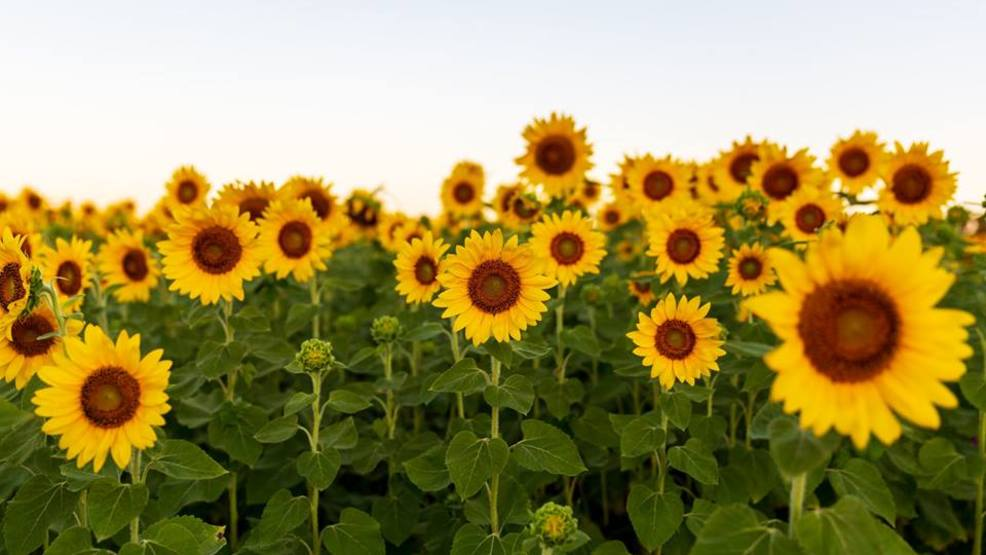
#> input picture Inputs/sunflower_field.jpg, 986 x 555 px
$ python convolve.py
#> lines starting #> are read from the running program, lines starting #| are printed output that depends on the picture
import numpy as np
import matplotlib.pyplot as plt
from PIL import Image
import scipy.ndimage
import scipy.signal
from matplotlib.patches import Circle
import time


def load_image(filepath):
    """Loads an image into a numpy array.
    Note: image will have 3 color channels [r, g, b]."""
    img = Image.open(filepath)
    return (np.asarray(img).astype(float)/255)[:, :, :3]


def get_circ_image(image_size, radius):
    """Create an image of width `image_size` with a circle
    of radius `radius` in its center."""
    assert(image_size % 2 == 1)
    h = (image_size + 1)//2
    d = np.arange(h)
    d = np.concatenate((d[::-1], d[1:]))
    d = d[:, np.newaxis]
    d_sq = d**2 + d.T ** 2
    # Threshold by squared radius
    d_sq = (d_sq <= radius**2).astype(float)
    return d_sq


def get_LoG_filter(kernel_size, sigma):
    kernel = np.zeros((kernel_size, kernel_size))
    for i in range(kernel_size):
        for j in range(kernel_size):
            x = i-kernel_size//2
            y = j-kernel_size//2
            front = (1/(np.pi*(sigma**4)))
            mid = (1-(x**2+y**2)/(2*(sigma**2)))
            back = np.exp(-(x**2+y**2)/(2*(sigma**2)))
            kernel[i,j] = front*mid*back
    kernel = kernel*sigma**2
    return kernel


def plot_circ_features(image, features, ax):
    ax.imshow(image)
    for m in features:
        if len(m) == 0:
            continue
        x, y, sigma = m[0], m[1], m[2]
        radius = sigma*np.sqrt(2)
        cir = Circle((x, y), radius, color='r', fill=False, linewidth=1.5)
        ax.add_artist(cir)


def apply_filter(signal, filt):
    """Apply a filter to an image; wrapper around scipy."""
    return scipy.signal.convolve2d(signal, filt, mode='same')


def get_local_maxima_3D(data, threshold, sigmas, neighborhood_size=5):
    # See: https://stackoverflow.com/a/9113227/3672986
    data_region_max = scipy.ndimage.maximum_filter(data, neighborhood_size)
    maxima = (data == data_region_max)
    data_min = scipy.ndimage.minimum_filter(data, neighborhood_size)
    maxima[data < threshold] = 0

    labeled, num_objects = scipy.ndimage.label(maxima)
    slices = scipy.ndimage.find_objects(labeled)

    features = []
    x, y = [], []
    for dy, dx, dz in slices:
        x_center = int(round((dx.start + dx.stop - 1)/2))
        y_center = int(round((dy.start + dy.stop - 1)/2))
        z_center = int(round((dz.start + dz.stop - 1)/2))
        features.append((x_center, y_center, sigmas[z_center]))
    return features


def compute_multi_scale_features(image, sigmas, threshold, window_size=11):
    response = np.zeros((image.shape[0], image.shape[1], sigmas.size))
    for i, sigma in enumerate(sigmas):
        #LoG_filter = get_LoG_filter(51, sigma)
        LoG_filter = get_LoG_filter(int(6*sigma)+1, sigma) #WARNING: This line causes SIGNIFICANT increase in computation time for large sigma values. The commented line above can replace it for testing, however results will be suboptimal.
        feature_response = apply_filter(image, LoG_filter)
        response[:, :, i] = np.abs(feature_response)
    features = get_local_maxima_3D(response, threshold, sigmas,window_size)
    return features


def time_block(fn, *args, **kwargs):
    t0 = time.perf_counter()
    out = fn(*args, **kwargs)
    t1 = time.perf_counter()
    return out, (t1 - t0)


def main():
    program_start = time.perf_counter()

    im_half_size = 25
    fig = plt.figure()
    sigmas = np.arange(2, 20, 0.1, dtype=np.float32)

    circ_img_a = get_circ_image(2 * im_half_size + 1, radius=12)
    circ_img_b = -get_circ_image(2 * im_half_size + 1, radius=8)
    circ_img = np.concatenate([circ_img_a, circ_img_b], axis=1)

    plot_circ_features(circ_img, [], plt.gca())

    fig = plt.figure(figsize=(8, 8))
    features, compute_time = time_block(compute_multi_scale_features, circ_img, sigmas, threshold=0.01)
    plot_circ_features(circ_img, features, plt.gca())
    plt.title("Detected Features")
    plt.savefig("Outputs/detected_features_circle.png", dpi=300)
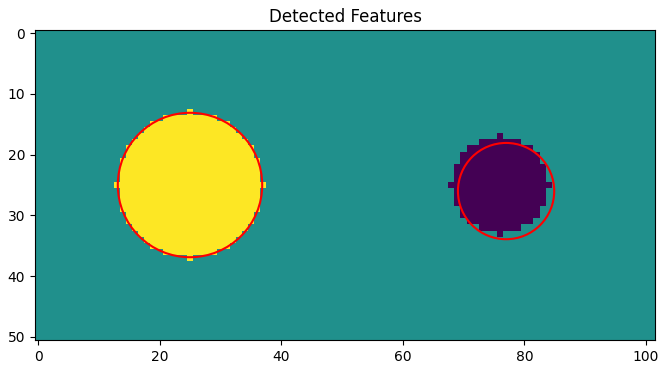
#> figure drawn by matplotlib, 1 panel
    print(f"Compute-only time (img 0, CPU-vectorized): {compute_time:.6f} s")

    img1 = load_image("Inputs/sunflower_field.jpg")[:, :, 0]
#> in load_image, img is the input picture: PIL image 986x555 RGB; mean R, G, B 157.6, 143.6, 83.9
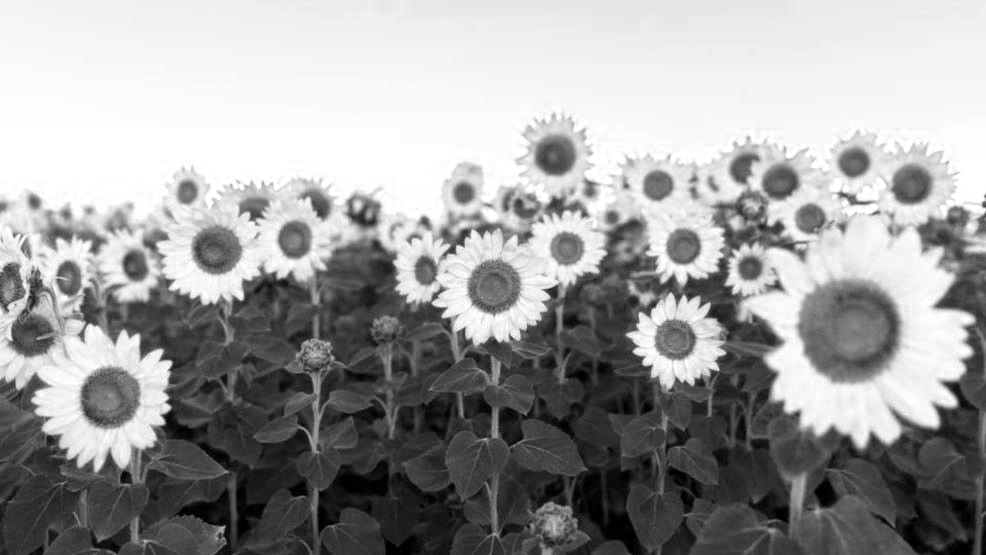
#> img1: shape (555, 986) float64; min 0, max 1, mean 0.618
    fig = plt.figure(figsize=(8, 8))
    sigmas = np.arange(4, 80, 2, dtype=np.float32)
    features, compute_time = time_block(compute_multi_scale_features, img1, sigmas, threshold=0.05)
    plot_circ_features(img1, features, plt.gca())
    plt.title("Detected Features")
    plt.savefig("Outputs/detected_features_sunflower.png", dpi=300)
    print(f"Compute-only time (img 1, CPU-vectorized): {compute_time:.6f} s")

    img2 = load_image("Inputs/hornet.jpg")[:, :, 0]
    fig = plt.figure(figsize=(8, 8))
    features, compute_time = time_block(compute_multi_scale_features, img2, sigmas, threshold=0.05)
    plot_circ_features(img2, features, plt.gca())
    plt.title("Detected Features")
    plt.savefig("Outputs/detected_features_hornet.png", dpi=300)
    print(f"Compute-only time (img 2, CPU-vectorized): {compute_time:.6f} s")

    program_end = time.perf_counter()
    total_time = program_end - program_start
    print(f"End-to-end CPU runtime: {total_time:.6f} seconds")


if __name__ == "__main__":
#> (the run stopped early here; a loop or call above may not have finished)
